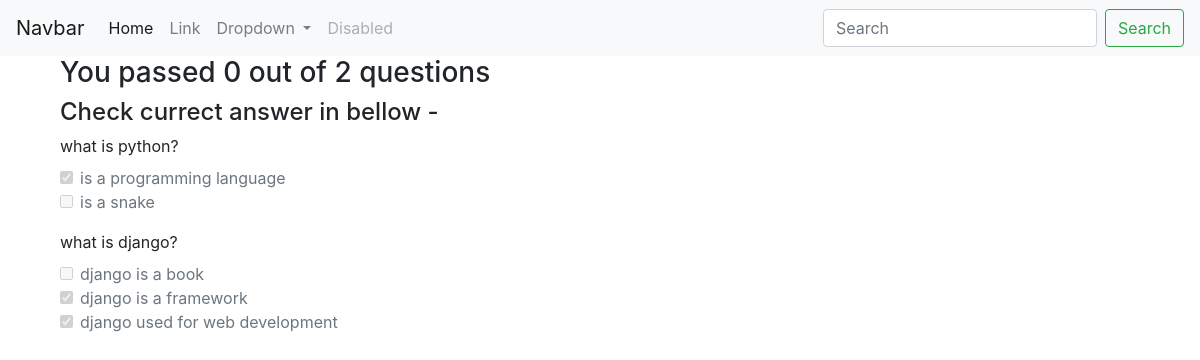
The app's page /sendans with its own data.
### exam/models.py (models this page shows, shortened)
class Questions(models.Model):
    question_cat = models.UUIDField(primary_key = True, default = uuid.uuid4, editable=False)
    question_name = models.CharField(max_length=250, blank=False, null= False,)
    question_time = models.FloatField(blank=False, null= False,)

class Answers(models.Model):
    answer_choice = models.CharField(max_length=250, blank=False, null= False,)
    question_cat = models.ForeignKey(Questions, blank=False, null= False, on_delete=models.CASCADE, verbose_name='Questions Category')
    Curr_choice= (
        ('0', 'False'),
        ('1', 'True'),
    )
    currect_ans = models.CharField(max_length=1, choices=Curr_choice, null=False, blank=False, verbose_name= 'Choice Currect Answer')

### exam/views.py (the view)
# urls.py: path('sendans', views.sendans, name= 'sendans'),
def sendans(request):
    ansval = request.POST.getlist('ansval[]')
    ans2 = Answers.objects.filter(currect_ans = 1)
    checkcurans = 0
    y = []
    for i in ansval:
        x = i.split("_")
        y.append(x[1])
    from collections import Counter
    z = Counter(y)
    d = 0
    for u in z.most_common():
        anc = Answers.objects.filter(question_cat_id= u[0], currect_ans=1).count()
        if int(u[1]) == anc:
            d += 1
    ques = Questions.objects.all()
    ans = Answers.objects.all()
    qcount = Questions.objects.all().count()
    return render(request, 'answercheck.html', {'ques': ques, 'ans': ans,
        'qcount': qcount, 'curans': d
        })

### templates/answercheck.html (shortened to what this page needs)
{% load static %}
<!doctype html>
<html lang="en">
<head>
  <link rel="stylesheet" href="https://maxcdn.bootstrapcdn.com/bootstrap/4.0.0/css/bootstrap.min.css"
>
</head>
<body>
  <nav class="navbar navbar-expand-lg navbar-light bg-light">
    <a class="navbar-brand" href="#">Navbar</a>
    <div class="collapse navbar-collapse" id="navbarSupportedContent">
      <ul class="navbar-nav mr-auto">
        <li class="nav-item active">
          <a class="nav-link" href="#">Home <span class="sr-only">(current)</span></a>
        </li>
        <li class="nav-item">
          <a class="nav-link" href="#">Link</a>
        </li>
        <li class="nav-item dropdown">
          <a class="nav-link dropdown-toggle" href="#" id="navbarDropdown" role="button" data-toggle="dropdown"
            aria-haspopup="true" aria-expanded="false">
            Dropdown
          </a>
        </li>
        <li class="nav-item">
          <a class="nav-link disabled" href="#">Disabled</a>
        </li>
      </ul>
      <form class="form-inline my-2 my-lg-0">
        <input class="form-control mr-sm-2" type="search" placeholder="Search" aria-label="Search">
        <button class="btn btn-outline-success my-2 my-sm-0" type="submit">Search</button>
      </form>
    </div>
  </nav>
  <div class="container">
    <div class="col-md-10">
      <h3>You passed {{ curans }}  out of {{ qcount}} questions</h3>
      <h4>Check currect answer in bellow -</h4>
      {% for q in ques %}
        <div class="form-group">
          <label for="exampleInputEmail1">{{q.question_name}}</label>
          {% for a in ans %}
          {% if a.question_cat_id == q.question_cat %}
          <div class="form-check">
            {% if a.currect_ans == '1' %}
            <input class="form-check-input" disabled checked type="checkbox"  id="exampleRadios2">
            {% else %}
            <input class="form-check-input" disabled  type="checkbox"  id="exampleRadios2">
            {% endif %}
            <label class="form-check-label" for="exampleRadios2">
              {{a.answer_choice}}
            </label>
          </div>
          {% endif %}
          {% endfor %}
        </div>
        {% endfor %}
    </div>
  </div>
</body>
</html>

### records on screen
Questions: question_name "what is python?"
Answers: answer_choice "is a programming language"
Answers: answer_choice "is a snake"
Questions: question_name "what is django?"
Answers: answer_choice "django is a book"
Answers: answer_choice "django is a framework"
Answers: answer_choice "django used for web development"

### other values on screen
{{ curans }} "0"
{{ qcount }} "2"
